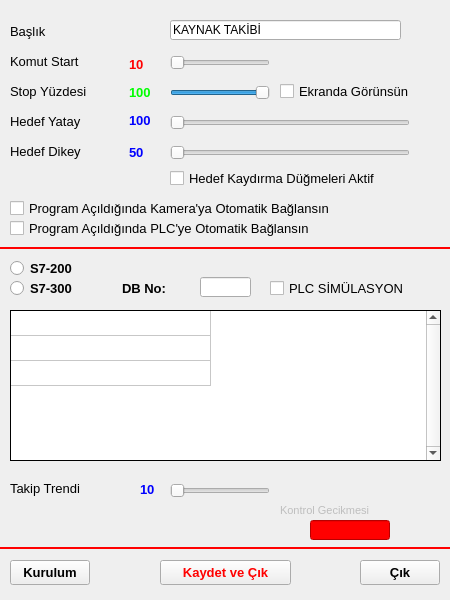
<?xml version="1.0" encoding="UTF-8"?>
<ui version="4.0">
 <class>settingsForm</class>
 <widget class="QWidget" name="settingsForm">
  <property name="windowModality">
   <enum>Qt::WindowModal</enum>
  </property>
  <property name="geometry">
   <rect>
    <x>0</x>
    <y>0</y>
    <width>450</width>
    <height>600</height>
   </rect>
  </property>
  <property name="sizePolicy">
   <sizepolicy hsizetype="Fixed" vsizetype="Fixed">
    <horstretch>0</horstretch>
    <verstretch>0</verstretch>
   </sizepolicy>
  </property>
  <property name="minimumSize">
   <size>
    <width>450</width>
    <height>600</height>
   </size>
  </property>
  <property name="maximumSize">
   <size>
    <width>450</width>
    <height>600</height>
   </size>
  </property>
  <property name="windowTitle">
   <string>Ayarlar</string>
  </property>
  <property name="windowIcon">
   <iconset resource="icons.qrc">
    <normaloff>:/resources/Weather-icon.png</normaloff>:/resources/Weather-icon.png</iconset>
  </property>
  <property name="windowOpacity">
   <double>1.000000000000000</double>
  </property>
  <widget class="QPushButton" name="setupButton">
   <property name="geometry">
    <rect>
     <x>10</x>
     <y>560</y>
     <width>80</width>
     <height>25</height>
    </rect>
   </property>
   <property name="font">
    <font>
     <family>Arial</family>
     <pointsize>10</pointsize>
     <weight>75</weight>
     <bold>true</bold>
    </font>
   </property>
   <property name="focusPolicy">
    <enum>Qt::NoFocus</enum>
   </property>
   <property name="text">
    <string>Kurulum</string>
   </property>
  </widget>
  <widget class="QLabel" name="label">
   <property name="geometry">
    <rect>
     <x>10</x>
     <y>53</y>
     <width>111</width>
     <height>16</height>
    </rect>
   </property>
   <property name="font">
    <font>
     <family>Arial</family>
     <pointsize>10</pointsize>
     <weight>50</weight>
     <bold>false</bold>
    </font>
   </property>
   <property name="text">
    <string>Komut Start</string>
   </property>
  </widget>
  <widget class="QSlider" name="errorLimitSlider">
   <property name="geometry">
    <rect>
     <x>170</x>
     <y>50</y>
     <width>100</width>
     <height>25</height>
    </rect>
   </property>
   <property name="minimum">
    <number>2</number>
   </property>
   <property name="maximum">
    <number>50</number>
   </property>
   <property name="pageStep">
    <number>5</number>
   </property>
   <property name="orientation">
    <enum>Qt::Horizontal</enum>
   </property>
  </widget>
  <widget class="QLabel" name="labelErrorLimit">
   <property name="geometry">
    <rect>
     <x>129</x>
     <y>54</y>
     <width>22</width>
     <height>21</height>
    </rect>
   </property>
   <property name="font">
    <font>
     <pointsize>10</pointsize>
     <weight>75</weight>
     <bold>true</bold>
    </font>
   </property>
   <property name="styleSheet">
    <string notr="true">color: rgb(255, 0, 0);</string>
   </property>
   <property name="text">
    <string>10</string>
   </property>
  </widget>
  <widget class="QPushButton" name="saveExitButton">
   <property name="geometry">
    <rect>
     <x>160</x>
     <y>560</y>
     <width>131</width>
     <height>25</height>
    </rect>
   </property>
   <property name="font">
    <font>
     <family>Arial</family>
     <pointsize>10</pointsize>
     <weight>75</weight>
     <bold>true</bold>
    </font>
   </property>
   <property name="focusPolicy">
    <enum>Qt::NoFocus</enum>
   </property>
   <property name="styleSheet">
    <string notr="true">color: rgb(255, 0, 0);</string>
   </property>
   <property name="text">
    <string>Kaydet ve Çık</string>
   </property>
  </widget>
  <widget class="QPushButton" name="exitButton">
   <property name="geometry">
    <rect>
     <x>360</x>
     <y>560</y>
     <width>80</width>
     <height>25</height>
    </rect>
   </property>
   <property name="font">
    <font>
     <family>Arial</family>
     <pointsize>10</pointsize>
     <weight>75</weight>
     <bold>true</bold>
    </font>
   </property>
   <property name="focusPolicy">
    <enum>Qt::NoFocus</enum>
   </property>
   <property name="styleSheet">
    <string notr="true"/>
   </property>
   <property name="text">
    <string>Çık</string>
   </property>
  </widget>
  <widget class="QTableWidget" name="table">
   <property name="geometry">
    <rect>
     <x>10</x>
     <y>310</y>
     <width>431</width>
     <height>151</height>
    </rect>
   </property>
   <property name="frameShape">
    <enum>QFrame::Box</enum>
   </property>
   <property name="frameShadow">
    <enum>QFrame::Plain</enum>
   </property>
   <property name="verticalScrollBarPolicy">
    <enum>Qt::ScrollBarAlwaysOn</enum>
   </property>
   <property name="horizontalScrollBarPolicy">
    <enum>Qt::ScrollBarAlwaysOff</enum>
   </property>
   <property name="autoScroll">
    <bool>false</bool>
   </property>
   <property name="showGrid">
    <bool>true</bool>
   </property>
   <property name="gridStyle">
    <enum>Qt::SolidLine</enum>
   </property>
   <property name="cornerButtonEnabled">
    <bool>true</bool>
   </property>
   <property name="rowCount">
    <number>3</number>
   </property>
   <property name="columnCount">
    <number>1</number>
   </property>
   <attribute name="horizontalHeaderVisible">
    <bool>false</bool>
   </attribute>
   <attribute name="horizontalHeaderDefaultSectionSize">
    <number>200</number>
   </attribute>
   <attribute name="horizontalHeaderHighlightSections">
    <bool>true</bool>
   </attribute>
   <attribute name="horizontalHeaderMinimumSectionSize">
    <number>200</number>
   </attribute>
   <attribute name="verticalHeaderVisible">
    <bool>false</bool>
   </attribute>
   <attribute name="verticalHeaderCascadingSectionResizes">
    <bool>false</bool>
   </attribute>
   <attribute name="verticalHeaderDefaultSectionSize">
    <number>25</number>
   </attribute>
   <attribute name="verticalHeaderHighlightSections">
    <bool>true</bool>
   </attribute>
   <attribute name="verticalHeaderMinimumSectionSize">
    <number>25</number>
   </attribute>
   <row>
    <property name="text">
     <string>Kamera IP Adresi</string>
    </property>
    <property name="font">
     <font>
      <pointsize>8</pointsize>
      <weight>75</weight>
      <bold>true</bold>
     </font>
    </property>
    <property name="background">
     <color>
      <red>0</red>
      <green>0</green>
      <blue>0</blue>
     </color>
    </property>
   </row>
   <row>
    <property name="text">
     <string>PLC IP Adresi</string>
    </property>
    <property name="font">
     <font>
      <pointsize>8</pointsize>
      <weight>75</weight>
      <bold>true</bold>
     </font>
    </property>
   </row>
   <row>
    <property name="text">
     <string>PLC Byte No</string>
    </property>
    <property name="toolTip">
     <string>&lt;!DOCTYPE HTML PUBLIC &quot;-//W3C//DTD HTML 4.0//EN&quot; &quot;http://www.w3.org/TR/REC-html40/strict.dtd&quot;&gt;
&lt;html&gt;&lt;head&gt;&lt;meta name=&quot;qrichtext&quot; content=&quot;1&quot; /&gt;&lt;style type=&quot;text/css&quot;&gt;
p, li { white-space: pre-wrap; }
&lt;/style&gt;&lt;/head&gt;&lt;body style=&quot; font-family:'MS Shell Dlg 2'; font-size:8.25pt; font-weight:400; font-style:normal;&quot;&gt;
&lt;p style=&quot; margin-top:0px; margin-bottom:0px; margin-left:0px; margin-right:0px; -qt-block-indent:0; text-indent:0px;&quot;&gt;&lt;span style=&quot; font-weight:600; color:#ff0000;&quot;&gt;PLC Databloğuna yapılması gereken girdiler&lt;/span&gt;&lt;/p&gt;
&lt;p style=&quot; margin-top:0px; margin-bottom:0px; margin-left:0px; margin-right:0px; -qt-block-indent:0; text-indent:0px;&quot;&gt;&lt;span style=&quot; font-weight:600; color:#ff0000;&quot;&gt;Bit X.0: Eklem SAĞDA&lt;/span&gt;&lt;/p&gt;
&lt;p style=&quot; margin-top:0px; margin-bottom:0px; margin-left:0px; margin-right:0px; -qt-block-indent:0; text-indent:0px;&quot;&gt;&lt;span style=&quot; font-weight:600; color:#ff0000;&quot;&gt;Bit X.1: Eklem SOLDA&lt;/span&gt;&lt;/p&gt;
&lt;p style=&quot; margin-top:0px; margin-bottom:0px; margin-left:0px; margin-right:0px; -qt-block-indent:0; text-indent:0px;&quot;&gt;&lt;span style=&quot; font-weight:600; color:#ff0000;&quot;&gt;Bit X.2: Stop&lt;/span&gt;&lt;/p&gt;
&lt;p style=&quot; margin-top:0px; margin-bottom:0px; margin-left:0px; margin-right:0px; -qt-block-indent:0; text-indent:0px;&quot;&gt;&lt;span style=&quot; font-weight:600; color:#ff0000;&quot;&gt;Bit X.3: Acil Stop&lt;/span&gt;&lt;/p&gt;
&lt;p style=&quot;-qt-paragraph-type:empty; margin-top:0px; margin-bottom:0px; margin-left:0px; margin-right:0px; -qt-block-indent:0; text-indent:0px; font-weight:600; color:#ff0000;&quot;&gt;&lt;/p&gt;&lt;/body&gt;&lt;/html&gt;</string>
    </property>
    <property name="font">
     <font>
      <weight>75</weight>
      <bold>true</bold>
     </font>
    </property>
   </row>
   <column>
    <property name="text">
     <string>Deger</string>
    </property>
    <property name="background">
     <color>
      <red>0</red>
      <green>0</green>
      <blue>0</blue>
     </color>
    </property>
   </column>
   <item row="0" column="0">
    <property name="text">
     <string/>
    </property>
   </item>
  </widget>
  <widget class="QSlider" name="yResIndexSlider">
   <property name="geometry">
    <rect>
     <x>170</x>
     <y>478</y>
     <width>100</width>
     <height>25</height>
    </rect>
   </property>
   <property name="minimum">
    <number>0</number>
   </property>
   <property name="maximum">
    <number>8</number>
   </property>
   <property name="singleStep">
    <number>1</number>
   </property>
   <property name="pageStep">
    <number>1</number>
   </property>
   <property name="sliderPosition">
    <number>0</number>
   </property>
   <property name="orientation">
    <enum>Qt::Horizontal</enum>
   </property>
  </widget>
  <widget class="QLabel" name="labelyRes">
   <property name="geometry">
    <rect>
     <x>140</x>
     <y>481</y>
     <width>31</width>
     <height>16</height>
    </rect>
   </property>
   <property name="font">
    <font>
     <pointsize>10</pointsize>
     <weight>75</weight>
     <bold>true</bold>
    </font>
   </property>
   <property name="styleSheet">
    <string notr="true">color: rgb(0, 0, 255);</string>
   </property>
   <property name="text">
    <string>10</string>
   </property>
  </widget>
  <widget class="QLabel" name="label_2">
   <property name="geometry">
    <rect>
     <x>10</x>
     <y>480</y>
     <width>91</width>
     <height>16</height>
    </rect>
   </property>
   <property name="font">
    <font>
     <family>Arial</family>
     <pointsize>10</pointsize>
     <weight>50</weight>
     <bold>false</bold>
    </font>
   </property>
   <property name="text">
    <string>Takip Trendi</string>
   </property>
  </widget>
  <widget class="QCheckBox" name="checkPLConBoot">
   <property name="geometry">
    <rect>
     <x>10</x>
     <y>220</y>
     <width>431</width>
     <height>17</height>
    </rect>
   </property>
   <property name="font">
    <font>
     <family>Arial</family>
     <pointsize>10</pointsize>
     <weight>50</weight>
     <bold>false</bold>
    </font>
   </property>
   <property name="text">
    <string>Program Açıldığında PLC'ye Otomatik Bağlansın</string>
   </property>
  </widget>
  <widget class="QCheckBox" name="checkCamonBoot">
   <property name="geometry">
    <rect>
     <x>10</x>
     <y>200</y>
     <width>421</width>
     <height>17</height>
    </rect>
   </property>
   <property name="font">
    <font>
     <family>Arial</family>
     <pointsize>10</pointsize>
     <weight>50</weight>
     <bold>false</bold>
    </font>
   </property>
   <property name="text">
    <string>Program Açıldığında Kamera'ya Otomatik Bağlansın</string>
   </property>
  </widget>
  <widget class="Line" name="line">
   <property name="geometry">
    <rect>
     <x>0</x>
     <y>540</y>
     <width>450</width>
     <height>16</height>
    </rect>
   </property>
   <property name="styleSheet">
    <string notr="true">color: rgb(255, 0, 0);</string>
   </property>
   <property name="frameShadow">
    <enum>QFrame::Plain</enum>
   </property>
   <property name="lineWidth">
    <number>2</number>
   </property>
   <property name="orientation">
    <enum>Qt::Horizontal</enum>
   </property>
  </widget>
  <widget class="Line" name="line_2">
   <property name="geometry">
    <rect>
     <x>0</x>
     <y>240</y>
     <width>450</width>
     <height>16</height>
    </rect>
   </property>
   <property name="styleSheet">
    <string notr="true">color: rgb(255, 0, 0);</string>
   </property>
   <property name="frameShadow">
    <enum>QFrame::Plain</enum>
   </property>
   <property name="lineWidth">
    <number>2</number>
   </property>
   <property name="orientation">
    <enum>Qt::Horizontal</enum>
   </property>
  </widget>
  <widget class="QRadioButton" name="radio200">
   <property name="geometry">
    <rect>
     <x>10</x>
     <y>260</y>
     <width>82</width>
     <height>17</height>
    </rect>
   </property>
   <property name="font">
    <font>
     <family>Arial</family>
     <pointsize>10</pointsize>
     <weight>75</weight>
     <bold>true</bold>
    </font>
   </property>
   <property name="text">
    <string>S7-200</string>
   </property>
   <attribute name="buttonGroup">
    <string notr="true">radioGroup</string>
   </attribute>
  </widget>
  <widget class="QRadioButton" name="radio300">
   <property name="geometry">
    <rect>
     <x>10</x>
     <y>280</y>
     <width>82</width>
     <height>17</height>
    </rect>
   </property>
   <property name="font">
    <font>
     <family>Arial</family>
     <pointsize>10</pointsize>
     <weight>75</weight>
     <bold>true</bold>
    </font>
   </property>
   <property name="text">
    <string>S7-300</string>
   </property>
   <attribute name="buttonGroup">
    <string notr="true">radioGroup</string>
   </attribute>
  </widget>
  <widget class="QLabel" name="label_3">
   <property name="geometry">
    <rect>
     <x>122</x>
     <y>280</y>
     <width>61</width>
     <height>16</height>
    </rect>
   </property>
   <property name="font">
    <font>
     <family>Arial</family>
     <pointsize>10</pointsize>
     <weight>75</weight>
     <bold>true</bold>
    </font>
   </property>
   <property name="text">
    <string>DB No:</string>
   </property>
  </widget>
  <widget class="QLineEdit" name="editDBNo">
   <property name="geometry">
    <rect>
     <x>200</x>
     <y>277</y>
     <width>51</width>
     <height>20</height>
    </rect>
   </property>
   <property name="inputMask">
    <string>999</string>
   </property>
  </widget>
  <widget class="QLineEdit" name="editControlDelay">
   <property name="enabled">
    <bool>false</bool>
   </property>
   <property name="geometry">
    <rect>
     <x>310</x>
     <y>520</y>
     <width>80</width>
     <height>20</height>
    </rect>
   </property>
   <property name="font">
    <font>
     <pointsize>8</pointsize>
     <weight>75</weight>
     <bold>true</bold>
    </font>
   </property>
   <property name="focusPolicy">
    <enum>Qt::StrongFocus</enum>
   </property>
   <property name="toolTip">
    <string>&lt;!DOCTYPE HTML PUBLIC &quot;-//W3C//DTD HTML 4.0//EN&quot; &quot;http://www.w3.org/TR/REC-html40/strict.dtd&quot;&gt;
&lt;html&gt;&lt;head&gt;&lt;meta name=&quot;qrichtext&quot; content=&quot;1&quot; /&gt;&lt;style type=&quot;text/css&quot;&gt;
p, li { white-space: pre-wrap; }
&lt;/style&gt;&lt;/head&gt;&lt;body style=&quot; font-family:'MS Shell Dlg 2'; font-size:8.25pt; font-weight:400; font-style:normal;&quot;&gt;
&lt;p align=&quot;center&quot; style=&quot; margin-top:0px; margin-bottom:0px; margin-left:0px; margin-right:0px; -qt-block-indent:0; text-indent:0px;&quot;&gt;&lt;span style=&quot; font-size:10pt; font-weight:600;&quot;&gt;Boru besleme hızıdır.&lt;/span&gt;&lt;/p&gt;
&lt;p align=&quot;center&quot; style=&quot; margin-top:0px; margin-bottom:0px; margin-left:0px; margin-right:0px; -qt-block-indent:0; text-indent:0px;&quot;&gt;&lt;span style=&quot; font-size:10pt; font-weight:600;&quot;&gt;Kameranın gördüğü alana&lt;/span&gt;&lt;/p&gt;
&lt;p align=&quot;center&quot; style=&quot; margin-top:0px; margin-bottom:0px; margin-left:0px; margin-right:0px; -qt-block-indent:0; text-indent:0px;&quot;&gt;&lt;span style=&quot; font-size:10pt; font-weight:600;&quot;&gt;kaynak başlığının gelme zamanını ifade eder.&lt;/span&gt;&lt;/p&gt;
&lt;p align=&quot;center&quot; style=&quot; margin-top:0px; margin-bottom:0px; margin-left:0px; margin-right:0px; -qt-block-indent:0; text-indent:0px;&quot;&gt;&lt;span style=&quot; font-size:10pt; font-weight:600;&quot;&gt;Birimi mili saniyedir (1 sn = 1000 ms).&lt;/span&gt;&lt;/p&gt;
&lt;p align=&quot;center&quot; style=&quot; margin-top:0px; margin-bottom:0px; margin-left:0px; margin-right:0px; -qt-block-indent:0; text-indent:0px;&quot;&gt;&lt;span style=&quot; font-size:10pt; font-weight:600;&quot;&gt;Doğru zamanda komutun verilebilmesi için önemlidir.&lt;/span&gt;&lt;/p&gt;
&lt;p align=&quot;center&quot; style=&quot; margin-top:0px; margin-bottom:0px; margin-left:0px; margin-right:0px; -qt-block-indent:0; text-indent:0px;&quot;&gt;&lt;span style=&quot; font-size:10pt; font-weight:600;&quot;&gt;Hassas ölçüm yapınız.&lt;/span&gt;&lt;/p&gt;&lt;/body&gt;&lt;/html&gt;</string>
   </property>
   <property name="styleSheet">
    <string notr="true">color: rgb(0, 0, 255);
background-color: rgb(255, 0, 0);</string>
   </property>
   <property name="inputMask">
    <string/>
   </property>
   <property name="text">
    <string/>
   </property>
   <property name="maxLength">
    <number>5</number>
   </property>
   <property name="alignment">
    <set>Qt::AlignCenter</set>
   </property>
   <property name="readOnly">
    <bool>true</bool>
   </property>
  </widget>
  <widget class="QLabel" name="label_4">
   <property name="enabled">
    <bool>false</bool>
   </property>
   <property name="geometry">
    <rect>
     <x>280</x>
     <y>500</y>
     <width>121</width>
     <height>20</height>
    </rect>
   </property>
   <property name="font">
    <font>
     <family>Arial</family>
     <pointsize>8</pointsize>
     <weight>50</weight>
     <bold>false</bold>
    </font>
   </property>
   <property name="text">
    <string>Kontrol Gecikmesi</string>
   </property>
  </widget>
  <widget class="QSlider" name="targetSlider">
   <property name="geometry">
    <rect>
     <x>170</x>
     <y>110</y>
     <width>240</width>
     <height>25</height>
    </rect>
   </property>
   <property name="minimum">
    <number>100</number>
   </property>
   <property name="maximum">
    <number>320</number>
   </property>
   <property name="singleStep">
    <number>2</number>
   </property>
   <property name="pageStep">
    <number>5</number>
   </property>
   <property name="orientation">
    <enum>Qt::Horizontal</enum>
   </property>
  </widget>
  <widget class="QLabel" name="label_5">
   <property name="geometry">
    <rect>
     <x>10</x>
     <y>113</y>
     <width>91</width>
     <height>16</height>
    </rect>
   </property>
   <property name="font">
    <font>
     <family>Arial</family>
     <pointsize>10</pointsize>
     <weight>50</weight>
     <bold>false</bold>
    </font>
   </property>
   <property name="text">
    <string>Hedef Yatay</string>
   </property>
  </widget>
  <widget class="QLabel" name="labelTarget">
   <property name="geometry">
    <rect>
     <x>129</x>
     <y>110</y>
     <width>33</width>
     <height>21</height>
    </rect>
   </property>
   <property name="font">
    <font>
     <pointsize>10</pointsize>
     <weight>75</weight>
     <bold>true</bold>
    </font>
   </property>
   <property name="styleSheet">
    <string notr="true">color: rgb(0, 0, 255);</string>
   </property>
   <property name="text">
    <string>100</string>
   </property>
  </widget>
  <widget class="QLabel" name="label_6">
   <property name="geometry">
    <rect>
     <x>10</x>
     <y>143</y>
     <width>91</width>
     <height>16</height>
    </rect>
   </property>
   <property name="font">
    <font>
     <family>Arial</family>
     <pointsize>10</pointsize>
     <weight>50</weight>
     <bold>false</bold>
    </font>
   </property>
   <property name="text">
    <string>Hedef Dikey</string>
   </property>
  </widget>
  <widget class="QLabel" name="labelTargetVert">
   <property name="geometry">
    <rect>
     <x>129</x>
     <y>142</y>
     <width>33</width>
     <height>21</height>
    </rect>
   </property>
   <property name="font">
    <font>
     <pointsize>10</pointsize>
     <weight>75</weight>
     <bold>true</bold>
    </font>
   </property>
   <property name="styleSheet">
    <string notr="true">color: rgb(0, 0, 255);</string>
   </property>
   <property name="text">
    <string>50</string>
   </property>
  </widget>
  <widget class="QSlider" name="targetVertSlider">
   <property name="geometry">
    <rect>
     <x>170</x>
     <y>140</y>
     <width>240</width>
     <height>25</height>
    </rect>
   </property>
   <property name="minimum">
    <number>100</number>
   </property>
   <property name="maximum">
    <number>320</number>
   </property>
   <property name="singleStep">
    <number>1</number>
   </property>
   <property name="pageStep">
    <number>5</number>
   </property>
   <property name="value">
    <number>100</number>
   </property>
   <property name="orientation">
    <enum>Qt::Horizontal</enum>
   </property>
  </widget>
  <widget class="QLabel" name="labelErrorScale">
   <property name="geometry">
    <rect>
     <x>129</x>
     <y>82</y>
     <width>33</width>
     <height>21</height>
    </rect>
   </property>
   <property name="font">
    <font>
     <pointsize>10</pointsize>
     <weight>75</weight>
     <bold>true</bold>
    </font>
   </property>
   <property name="styleSheet">
    <string notr="true">color: rgb(0, 255, 0);</string>
   </property>
   <property name="text">
    <string>100</string>
   </property>
  </widget>
  <widget class="QSlider" name="errorScaleSlider">
   <property name="geometry">
    <rect>
     <x>170</x>
     <y>80</y>
     <width>100</width>
     <height>25</height>
    </rect>
   </property>
   <property name="minimum">
    <number>0</number>
   </property>
   <property name="maximum">
    <number>100</number>
   </property>
   <property name="pageStep">
    <number>5</number>
   </property>
   <property name="value">
    <number>100</number>
   </property>
   <property name="orientation">
    <enum>Qt::Horizontal</enum>
   </property>
  </widget>
  <widget class="QLabel" name="label_7">
   <property name="geometry">
    <rect>
     <x>10</x>
     <y>83</y>
     <width>111</width>
     <height>16</height>
    </rect>
   </property>
   <property name="font">
    <font>
     <family>Arial</family>
     <pointsize>10</pointsize>
     <weight>50</weight>
     <bold>false</bold>
    </font>
   </property>
   <property name="text">
    <string>Stop Yüzdesi</string>
   </property>
  </widget>
  <widget class="QCheckBox" name="checkErrorStopVisible">
   <property name="geometry">
    <rect>
     <x>280</x>
     <y>83</y>
     <width>171</width>
     <height>17</height>
    </rect>
   </property>
   <property name="font">
    <font>
     <family>Arial</family>
     <pointsize>10</pointsize>
     <weight>50</weight>
     <bold>false</bold>
    </font>
   </property>
   <property name="text">
    <string>Ekranda Görünsün</string>
   </property>
  </widget>
  <widget class="QLabel" name="label_8">
   <property name="geometry">
    <rect>
     <x>10</x>
     <y>23</y>
     <width>91</width>
     <height>16</height>
    </rect>
   </property>
   <property name="font">
    <font>
     <family>Arial</family>
     <pointsize>10</pointsize>
     <weight>50</weight>
     <bold>false</bold>
    </font>
   </property>
   <property name="text">
    <string>Başlık</string>
   </property>
  </widget>
  <widget class="QLineEdit" name="editTitle">
   <property name="geometry">
    <rect>
     <x>170</x>
     <y>20</y>
     <width>231</width>
     <height>20</height>
    </rect>
   </property>
   <property name="toolTip">
    <string>&lt;!DOCTYPE HTML PUBLIC &quot;-//W3C//DTD HTML 4.0//EN&quot; &quot;http://www.w3.org/TR/REC-html40/strict.dtd&quot;&gt;
&lt;html&gt;&lt;head&gt;&lt;meta name=&quot;qrichtext&quot; content=&quot;1&quot; /&gt;&lt;style type=&quot;text/css&quot;&gt;
p, li { white-space: pre-wrap; }
&lt;/style&gt;&lt;/head&gt;&lt;body style=&quot; font-family:'MS Shell Dlg 2'; font-size:8.25pt; font-weight:400; font-style:normal;&quot;&gt;
&lt;p style=&quot; margin-top:0px; margin-bottom:0px; margin-left:0px; margin-right:0px; -qt-block-indent:0; text-indent:0px;&quot;&gt;&lt;span style=&quot; color:#ff0000;&quot;&gt;Aktif olabilmesi için programı yeniden başlatmanız gerekir.&lt;/span&gt;&lt;/p&gt;&lt;/body&gt;&lt;/html&gt;</string>
   </property>
   <property name="inputMask">
    <string/>
   </property>
   <property name="text">
    <string>KAYNAK TAKİBİ</string>
   </property>
   <property name="maxLength">
    <number>20</number>
   </property>
  </widget>
  <widget class="QCheckBox" name="checkPLCSIM">
   <property name="geometry">
    <rect>
     <x>270</x>
     <y>280</y>
     <width>171</width>
     <height>17</height>
    </rect>
   </property>
   <property name="font">
    <font>
     <family>Arial</family>
     <pointsize>10</pointsize>
     <weight>50</weight>
     <bold>false</bold>
    </font>
   </property>
   <property name="text">
    <string>PLC SİMÜLASYON</string>
   </property>
  </widget>
  <widget class="QCheckBox" name="checkTargetAlignButtons">
   <property name="geometry">
    <rect>
     <x>170</x>
     <y>170</y>
     <width>281</width>
     <height>17</height>
    </rect>
   </property>
   <property name="font">
    <font>
     <family>Arial</family>
     <pointsize>10</pointsize>
     <weight>50</weight>
     <bold>false</bold>
    </font>
   </property>
   <property name="text">
    <string>Hedef Kaydırma Düğmeleri Aktif</string>
   </property>
  </widget>
 </widget>
 <resources>
  <include location="icons.qrc"/>
 </resources>
 <connections>
  <connection>
   <sender>setupButton</sender>
   <signal>clicked()</signal>
   <receiver>settingsForm</receiver>
   <slot>showSetupForm()</slot>
   <hints>
    <hint type="sourcelabel">
     <x>89</x>
     <y>470</y>
    </hint>
    <hint type="destinationlabel">
     <x>378</x>
     <y>46</y>
    </hint>
   </hints>
  </connection>
  <connection>
   <sender>errorLimitSlider</sender>
   <signal>sliderMoved(int)</signal>
   <receiver>settingsForm</receiver>
   <slot>errorLimitSlider()</slot>
   <hints>
    <hint type="sourcelabel">
     <x>244</x>
     <y>23</y>
    </hint>
    <hint type="destinationlabel">
     <x>222</x>
     <y>26</y>
    </hint>
   </hints>
  </connection>
  <connection>
   <sender>saveExitButton</sender>
   <signal>clicked()</signal>
   <receiver>settingsForm</receiver>
   <slot>saveExitButton()</slot>
   <hints>
    <hint type="sourcelabel">
     <x>239</x>
     <y>420</y>
    </hint>
    <hint type="destinationlabel">
     <x>295</x>
     <y>248</y>
    </hint>
   </hints>
  </connection>
  <connection>
   <sender>exitButton</sender>
   <signal>clicked()</signal>
   <receiver>settingsForm</receiver>
   <slot>exitButton()</slot>
   <hints>
    <hint type="sourcelabel">
     <x>389</x>
     <y>569</y>
    </hint>
    <hint type="destinationlabel">
     <x>322</x>
     <y>268</y>
    </hint>
   </hints>
  </connection>
  <connection>
   <sender>yResIndexSlider</sender>
   <signal>sliderMoved(int)</signal>
   <receiver>settingsForm</receiver>
   <slot>yResIndexSlider()</slot>
   <hints>
    <hint type="sourcelabel">
     <x>223</x>
     <y>400</y>
    </hint>
    <hint type="destinationlabel">
     <x>213</x>
     <y>300</y>
    </hint>
   </hints>
  </connection>
  <connection>
   <sender>checkPLConBoot</sender>
   <signal>stateChanged(int)</signal>
   <receiver>settingsForm</receiver>
   <slot>checkPLConBoot()</slot>
   <hints>
    <hint type="sourcelabel">
     <x>303</x>
     <y>220</y>
    </hint>
    <hint type="destinationlabel">
     <x>339</x>
     <y>77</y>
    </hint>
   </hints>
  </connection>
  <connection>
   <sender>checkCamonBoot</sender>
   <signal>clicked()</signal>
   <receiver>settingsForm</receiver>
   <slot>checkCamonBoot()</slot>
   <hints>
    <hint type="sourcelabel">
     <x>331</x>
     <y>200</y>
    </hint>
    <hint type="destinationlabel">
     <x>369</x>
     <y>17</y>
    </hint>
   </hints>
  </connection>
  <connection>
   <sender>radio200</sender>
   <signal>clicked()</signal>
   <receiver>settingsForm</receiver>
   <slot>changePLCtype()</slot>
   <hints>
    <hint type="sourcelabel">
     <x>103</x>
     <y>178</y>
    </hint>
    <hint type="destinationlabel">
     <x>124</x>
     <y>178</y>
    </hint>
   </hints>
  </connection>
  <connection>
   <sender>radio300</sender>
   <signal>clicked()</signal>
   <receiver>settingsForm</receiver>
   <slot>changePLCtype()</slot>
   <hints>
    <hint type="sourcelabel">
     <x>93</x>
     <y>203</y>
    </hint>
    <hint type="destinationlabel">
     <x>145</x>
     <y>197</y>
    </hint>
   </hints>
  </connection>
  <connection>
   <sender>editControlDelay</sender>
   <signal>returnPressed()</signal>
   <receiver>settingsForm</receiver>
   <slot>getControlDelay()</slot>
   <hints>
    <hint type="sourcelabel">
     <x>346</x>
     <y>47</y>
    </hint>
    <hint type="destinationlabel">
     <x>262</x>
     <y>57</y>
    </hint>
   </hints>
  </connection>
  <connection>
   <sender>targetSlider</sender>
   <signal>sliderMoved(int)</signal>
   <receiver>settingsForm</receiver>
   <slot>targetSlider()</slot>
   <hints>
    <hint type="sourcelabel">
     <x>161</x>
     <y>80</y>
    </hint>
    <hint type="destinationlabel">
     <x>134</x>
     <y>55</y>
    </hint>
   </hints>
  </connection>
  <connection>
   <sender>targetVertSlider</sender>
   <signal>sliderMoved(int)</signal>
   <receiver>settingsForm</receiver>
   <slot>targetVertSlider()</slot>
   <hints>
    <hint type="sourcelabel">
     <x>189</x>
     <y>110</y>
    </hint>
    <hint type="destinationlabel">
     <x>143</x>
     <y>86</y>
    </hint>
   </hints>
  </connection>
  <connection>
   <sender>checkErrorStopVisible</sender>
   <signal>clicked()</signal>
   <receiver>settingsForm</receiver>
   <slot>checkErrorStopLimitVisible()</slot>
   <hints>
    <hint type="sourcelabel">
     <x>285</x>
     <y>59</y>
    </hint>
    <hint type="destinationlabel">
     <x>287</x>
     <y>74</y>
    </hint>
   </hints>
  </connection>
  <connection>
   <sender>errorScaleSlider</sender>
   <signal>sliderMoved(int)</signal>
   <receiver>settingsForm</receiver>
   <slot>errorScaleSlider()</slot>
   <hints>
    <hint type="sourcelabel">
     <x>174</x>
     <y>56</y>
    </hint>
    <hint type="destinationlabel">
     <x>205</x>
     <y>77</y>
    </hint>
   </hints>
  </connection>
  <connection>
   <sender>editTitle</sender>
   <signal>returnPressed()</signal>
   <receiver>settingsForm</receiver>
   <slot>setTitle()</slot>
   <hints>
    <hint type="sourcelabel">
     <x>250</x>
     <y>156</y>
    </hint>
    <hint type="destinationlabel">
     <x>251</x>
     <y>164</y>
    </hint>
   </hints>
  </connection>
 </connections>
 <slots>
  <slot>showSetupForm()</slot>
  <slot>errorLimitSlider()</slot>
  <slot>saveExitButton()</slot>
  <slot>exitButton()</slot>
  <slot>yResIndexSlider()</slot>
  <slot>checkPLConBoot()</slot>
  <slot>checkCamonBoot()</slot>
  <slot>changePLCtype()</slot>
  <slot>getControlDelay()</slot>
  <slot>targetSlider()</slot>
  <slot>targetVertSlider()</slot>
  <slot>checkErrorStopLimitVisible()</slot>
  <slot>checkErrorStopScale()</slot>
  <slot>errorScaleSlider()</slot>
  <slot>setTitle()</slot>
 </slots>
 <buttongroups>
  <buttongroup name="radioGroup"/>
 </buttongroups>
</ui>
